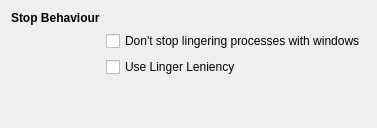
           <widget class="QWidget" name="tabStopOpt">
            <attribute name="title">
             <string>Stop Options</string>
            </attribute>
            <layout class="QGridLayout" name="gridLayout_82">
             <item row="0" column="0">
              <layout class="QGridLayout" name="gridLayout_37">
               <item row="0" column="0">
                <widget class="QLabel" name="lblStopOpt">
                 <property name="font">
                  <font>
                   <bold>true</bold>
                   <kerning>true</kerning>
                  </font>
                 </property>
                 <property name="text">
                  <string>Stop Behaviour</string>
                 </property>
                </widget>
               </item>
               <item row="2" column="1">
                <widget class="QCheckBox" name="chkLingerLeniency">
                 <property name="text">
                  <string>Use Linger Leniency</string>
                 </property>
                </widget>
               </item>
               <item row="1" column="1">
                <widget class="QCheckBox" name="chkNoStopWnd">
                 <property name="toolTip">
                  <string/>
                 </property>
                 <property name="text">
                  <string>Don't stop lingering processes with windows</string>
                 </property>
                </widget>
               </item>
               <item row="3" column="1">
                <spacer name="horizontalSpacer_20">
                 <property name="orientation">
                  <enum>Qt::Orientation::Horizontal</enum>
                 </property>
                 <property name="sizeHint" stdset="0">
                  <size>
                   <width>40</width>
                   <height>0</height>
                  </size>
                 </property>
                </spacer>
               </item>
               <item row="3" column="0">
                <spacer name="verticalSpacer_40">
                 <property name="orientation">
                  <enum>Qt::Orientation::Vertical</enum>
                 </property>
                 <property name="sizeHint" stdset="0">
                  <size>
                   <width>20</width>
                   <height>40</height>
                  </size>
                 </property>
                </spacer>
               </item>
              </layout>
             </item>
            </layout>
           </widget>
